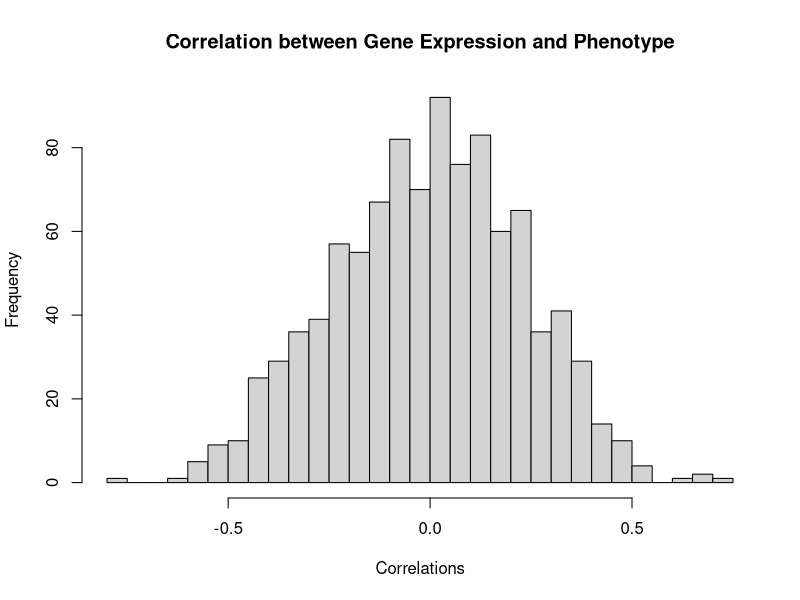

Here is the R script that generated this plot:
## ---- chunk 1
nsamples=20
pheno = rnorm(nsamples)
## ---- chunk 2
ngenes=1000

scores=rnorm(nsamples*ngenes)
genes=matrix(scores,nrow=1000,ncol=20)
## ---- chunk 3
cors=cor(t(genes),pheno)
## ---- chunk 4
hist(cors,nclass=50,xlab="Correlations",main="Correlation between Gene Expression and Phenotype")
